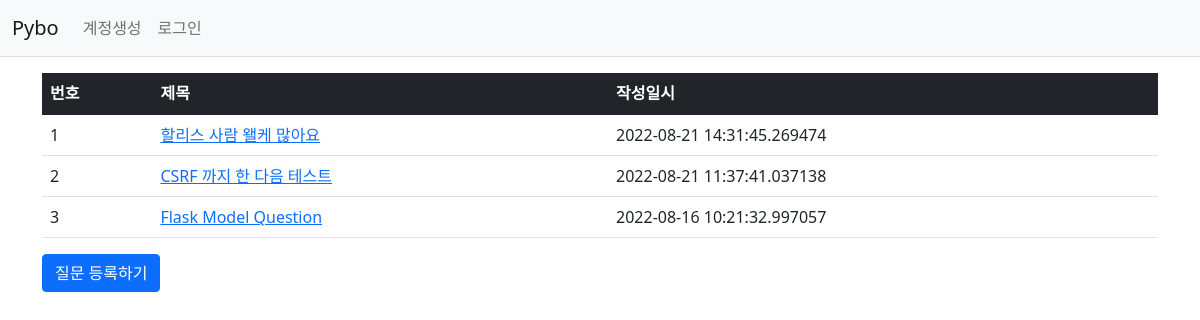
Page /question/list/ on the committed database.
### pybo/models.py (models this page shows)
class Question(db.Model) : ## class 이름으로 Table 이름이 생성됨
    id = db.Column(db.Integer, primary_key = True) ## 칼럼 속성과 기본키인지 아닌지
    subject = db.Column(db.String(200), nullable=False) ## Null값 허용 안 함
    content = db.Column(db.Text(), nullable=False)
    create_date = db.Column(db.DateTime(), nullable=False)

### pybo/views/question_views.py (the view)
@bp.route('/list/')
def _list() :
    question_list = Question.query.order_by(Question.create_date.desc())
    return render_template('question/question_list.html', question_list = question_list)

### pybo/templates/question/question_list.html
{% extends 'base.html' %}
{% block content %}
<div class = "container my-3">
    <table class="table">
        <thead>
        <tr class="table-dark">
            <th>번호</th>
            <th>제목</th>
            <th>작성일시</th>
        </tr>
        </thead>
        <tbody>
        {% if question_list %}
        {% for question in question_list %}
        <tr>
            <td>{{ loop.index }}</td>
            <td>
                <a href = "{{ url_for('question.detail', question_id=question.id)}}">{{ question.subject }}</a>
            </td>
            <td>{{ question.create_date }}</td>
        </tr>
        {% endfor %}
        {% else %}
        <tr>
            <td colspan = "3">질문이 없습니다.</td>
        </tr>
        {% endif %}
        </tbody>
    </table>
    <a href = "{{ url_for('question.create') }}" class = "btn btn-primary">질문 등록하기</a>
</div>
{% endblock %}

### rows in the picture
Question: subject "할리스 사람 왤케 많아요", create_date "2022-08-21 14:31:45.269474"
Question: subject "CSRF 까지 한 다음 테스트", create_date "2022-08-21 11:37:41.037138"
Question: subject "Flask Model Question", create_date "2022-08-16 10:21:32.997057"
